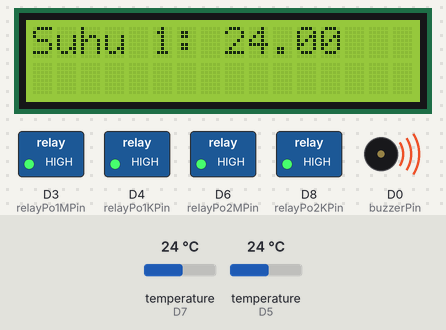
Recording of a sketch running on a simulated ESP8266 (NodeMCU). Parts: 16×2 character LCD, switched loads named in the sketch (green lamp = pin HIGH), buzzer (waves = sounding, pin HIGH). Inputs (shaded band) come from the test bench; at power-on: temperature (sensors on D7, D5) 24 °C. WiFi joins after 1.5 s; servers stay silent unless stated; the local clock reads 2024-03-15 10:24:30 at power-on unless the sketch sets it; what the sketch prints to the serial monitor is not drawn.

Above: at 5.3 s.
5.4 s: temperature (sensor on D7) set to 12 °C
At 6.7 s:
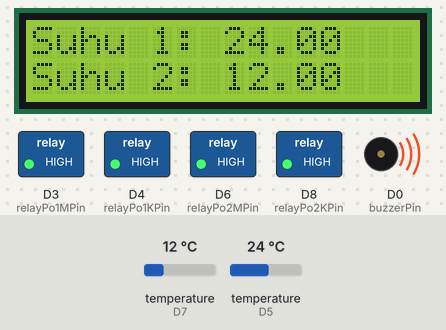
7.6 s: temperature (sensor on D5) set to 19 °C
At 8.4 s:
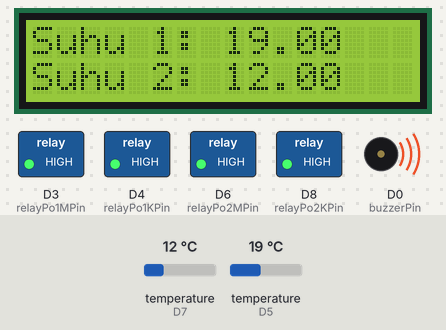
9.7 s: temperature (sensor on D7) set to 28 °C
At 13.1 s:
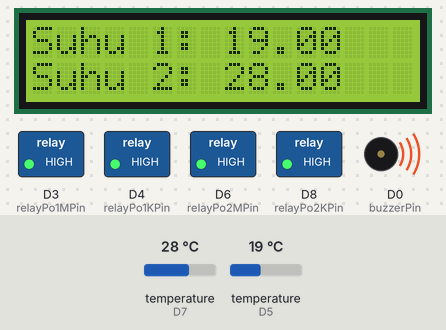
13.4 s: temperature (sensor on D5) set to 33 °C
At 14.8 s:
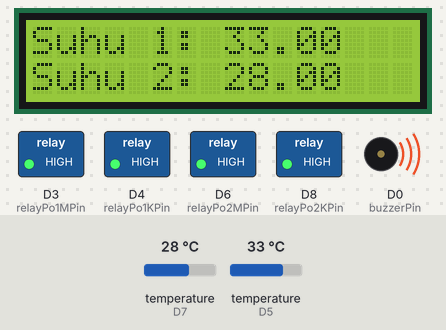
19.5 s: temperature (sensor on D7) set to 41 °C
At 21.4 s:
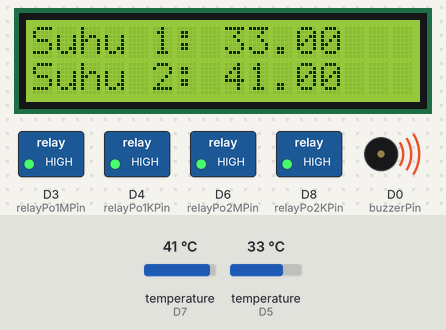
Timing chart, 0 to 22.9 s (numbered marks = the images above; inputs shaded):
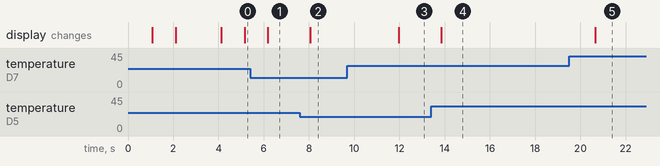

Measured:
- after the input at 5.4 s, the display: changes after 0.78 s (image 1)
- after the input at 7.6 s, the display: changes after 0.46 s (image 2)
- after the input at 9.7 s, the display: changes after 2.3 s (image 3)
- after the input at 13.4 s, the display: changes after 0.45 s (image 4)
- after the input at 19.5 s, the display: changes after 1.2 s (image 5)

The sketch:

SmartAquarium.ino
```cpp
/*
  KUMPULAN PIN-PIN

  PIN RELAY INT1 (POMPA 1 KELUAR) : D4
  PIN RELAY INT2 (POMPA 1 MASUK)  : D3
  PIN RELAY INT3 (POMPA 2 KELUAR) : D8
  PIN RELAY INT4 (POMPA 2 MASUK)  : D6
  PIN BUZZER                      : D0
  PIN DS18B20 Pertama             : D5
  PIN DS18B20 Kedua               : D7
*/

#ifdef ESP32
  #include <WiFi.h>
#else
  #include <ESP8266WiFi.h>
#endif
#include <WiFiClientSecure.h>
#include <UniversalTelegramBot.h>   // Universal Telegram Bot Library written by Brian Lough: https://github.com/witnessmenow/Universal-Arduino-Telegram-Bot
#include <ArduinoJson.h>
#include <OneWire.h>
#include <Wire.h>
#include <LiquidCrystal_I2C.h>

LiquidCrystal_I2C lcd(0x27, 16, 2);
OneWire  ds1(D5);
OneWire  ds2(D7);

// Replace with your network credentials
const char* ssid = "ENTER A VALUE";
const char* password = "ENTER A VALUE";

// Initialize Telegram BOT
#define BOTtoken "ENTER A VALUE"
#define CHAT_ID "ENTER A VALUE"

#ifdef ESP8266
  X509List cert(TELEGRAM_CERTIFICATE_ROOT);
#endif

WiFiClientSecure client;
UniversalTelegramBot bot(BOTtoken, client);

// Checks for new messages every 1 second.
int botRequestDelay = 1000;
unsigned long lastTimeBotRan;

const int buzzerPin = D0;
const int relayPo1MPin = D3;
const int relayPo1KPin = D4;
const int relayPo2MPin = D6;
const int relayPo2KPin = D8;
bool relayState = HIGH;

float celsius1, celsius2;

// Handle what happens when you receive new messages
void handleNewMessages(int numNewMessages) {
  Serial.println("handleNewMessages");
  Serial.println(String(numNewMessages));

  for (int i=0; i<numNewMessages; i++) {
    // Chat id of the requester
    String chat_id = String(bot.messages[i].chat_id);
    if (chat_id != CHAT_ID){
      bot.sendMessage(chat_id, "Unauthorized user", "");
      continue;
    }

    // Print the received message
    String text = bot.messages[i].text;
    Serial.println(text);

    String from_name = bot.messages[i].from_name;

    if (text == "/start") {
      String welcome = "Welcome, " + from_name + ".\n";
      welcome += "Use the following commands to control your outputs.\n\n";
      welcome += "/relay_on to turn GPIO ON \n";
      welcome += "/relay_off to turn GPIO OFF \n";
      bot.sendMessage(chat_id, welcome, "");
    }

  }

}

void setup() {
  lcd.begin();
  //lcd.init();
  lcd.backlight();

  Serial.begin(115200);

  #ifdef ESP8266
    configTime(0, 0, "pool.ntp.org");      // get UTC time via NTP
    client.setTrustAnchors(&cert); // Add root certificate for api.telegram.org
  #endif

  pinMode(buzzerPin, OUTPUT);
  pinMode(relayPo1MPin, OUTPUT);
  pinMode(relayPo1KPin, OUTPUT);
  pinMode(relayPo2MPin, OUTPUT);
  pinMode(relayPo2KPin, OUTPUT);
  digitalWrite(relayPo1MPin, relayState);
  digitalWrite(relayPo1KPin, relayState);
  digitalWrite(relayPo2MPin, relayState);
  digitalWrite(relayPo2KPin, relayState);
  digitalWrite(buzzerPin, HIGH);

  // Connect to Wi-Fi
  WiFi.mode(WIFI_STA);
  WiFi.begin(ssid, password);
  #ifdef ESP32
    client.setCACert(TELEGRAM_CERTIFICATE_ROOT); // Add root certificate for api.telegram.org
  #endif
  while (WiFi.status() != WL_CONNECTED) {
    delay(1000);
    Serial.println("Connecting to WiFi..");
    lcd.setCursor(0,0);
    lcd.print("Connecting..");
  }
  // Print ESP32 Local IP Address
  Serial.println(WiFi.localIP());
  lcd.clear();
  lcd.setCursor(0,0);
  lcd.print(WiFi.localIP());
  lcd.setCursor(0,1);
  lcd.print("ALL CLEAR");
  delay(2000);
  lcd.clear();
}

void displayLCD() {
  ds1Value();
  ds2Value();

  if (celsius1 > 33.00 && celsius2 > 33.00) {

    String message = "LAPORAN STATUS AKUARIUM\n\n";
    message += "SUHU KOLAM 1 : " + String(celsius1) + "°C\n";
    message += "SUHU KOLAM 2 : " + String(celsius2) + "°C\n";
    message += "Keterangan : Suhu akuarium terlalu panas, sistem sedang bekerja.";
    bot.sendMessage(CHAT_ID, message, "");

    digitalWrite(buzzerPin, LOW);
    delay(5000);
    digitalWrite(buzzerPin, HIGH);
    digitalWrite(relayPo1KPin, LOW);
    digitalWrite(relayPo2KPin, LOW);
    delay(3000);
    digitalWrite(relayPo1KPin, HIGH);
    digitalWrite(relayPo2KPin, HIGH);
    digitalWrite(relayPo1MPin, LOW);
    digitalWrite(relayPo2MPin, LOW);
    delay(3000);
    digitalWrite(relayPo1MPin, HIGH);
    digitalWrite(relayPo2MPin, HIGH);
  }

}

void ds1Value(void) {
  byte i1;
  byte present1 = 0;
  byte type_s1;
  byte data1[12];
  byte addr1[8];

  if (!ds1.search(addr1)) {
    ds1.reset_search();
    delay(250);
    return;
  }


  if (OneWire::crc8(addr1, 7) != addr1[7]) {
      Serial.println("CRC is not valid!");
      return;
  }
  Serial.println();

  // the first ROM byte indicates which chip
  switch (addr1[0]) {
    case 0x10:
      type_s1 = 1;
      break;
    case 0x28:
      type_s1 = 0;
      break;
    case 0x22:
      type_s1 = 0;
      break;
    default:
      lcd.clear();
      lcd.setCursor(0,1);
      lcd.print("Not Found");
      delay(2000);
      lcd.clear();
      Serial.println("Device is not a DS18x20 family device.");
      return;
  }

  ds1.reset();
  ds1.select(addr1);
  ds1.write(0x44, 1);        // start conversion, with parasite power on at the end
  delay(1000);
  present1 = ds1.reset();
  ds1.select(addr1);
  ds1.write(0xBE);         // Read Scratchpad

  for (i1 = 0; i1 < 9; i1++) {
    data1[i1] = ds1.read();
  }

  // Convert the data to actual temperature
  int16_t raw1 = (data1[1] << 8) | data1[0];
  if (type_s1) {
    raw1 = raw1 << 3; // 9 bit resolution default
    if (data1[7] == 0x10)
    {
      raw1 = (raw1 & 0xFFF0) + 12 - data1[6];
    }
  } else {
    byte cfg1 = (data1[4] & 0x60);
    if (cfg1 == 0x00) raw1 = raw1 & ~7;  // 9 bit resolution, 93.75 ms
    else if (cfg1 == 0x20) raw1 = raw1 & ~3; // 10 bit res, 187.5 ms
    else if (cfg1 == 0x40) raw1 = raw1 & ~1; // 11 bit res, 375 ms

  }
  celsius1 = (float)raw1 / 16.0;
  Serial.print("  Temperature = ");
  Serial.print(celsius1);
  Serial.print(" Celsius ");
  lcd.setCursor(0,0);
  lcd.print("Suhu 1: " + String(celsius1));

}

void ds2Value(void) {
  byte i2;
  byte present2 = 0;
  byte type_s2;
  byte data2[12];
  byte addr2[8];

  if (!ds2.search(addr2)) {
    ds2.reset_search();
    delay(250);
    return;
  }


  if (OneWire::crc8(addr2, 7) != addr2[7]) {
      Serial.println("CRC is not valid!");
      return;
  }
  Serial.println();

  // the first ROM byte indicates which chip
  switch (addr2[0]) {
    case 0x10:
      type_s2 = 1;
      break;
    case 0x28:
      type_s2 = 0;
      break;
    case 0x22:
      type_s2 = 0;
      break;
    default:
      lcd.clear();
      lcd.setCursor(0,1);
      lcd.print("Not Found");
      delay(2000);
      lcd.clear();
      Serial.println("Device is not a DS18x20 family device.");
      return;
  }

  ds2.reset();
  ds2.select(addr2);
  ds2.write(0x44, 1);        // start conversion, with parasite power on at the end
  delay(1000);
  present2 = ds2.reset();
  ds2.select(addr2);
  ds2.write(0xBE);         // Read Scratchpad

  for (i2 = 0; i2 < 9; i2++) {
    data2[i2] = ds2.read();
  }

  // Convert the data to actual temperature
  int16_t raw2 = (data2[1] << 8) | data2[0];
  if (type_s2) {
    raw2 = raw2 << 3; // 9 bit resolution default
    if (data2[7] == 0x10)
    {
      raw2 = (raw2 & 0xFFF0) + 12 - data2[6];
    }
  } else {
    byte cfg2 = (data2[4] & 0x60);
    if (cfg2 == 0x00) raw2 = raw2 & ~7;  // 9 bit resolution, 93.75 ms
    else if (cfg2 == 0x20) raw2 = raw2 & ~3; // 10 bit res, 187.5 ms
    else if (cfg2 == 0x40) raw2 = raw2 & ~1; // 11 bit res, 375 ms

  }
  celsius2 = (float)raw2 / 16.0;
  Serial.print("  Temperature = ");
  Serial.print(celsius2);
  Serial.print(" Celsius ");
  lcd.setCursor(0,1);
  lcd.print("Suhu 2: " + String(celsius2));

}


void loop() {
  displayLCD();

  if (millis() > lastTimeBotRan + botRequestDelay)  {
    int numNewMessages = bot.getUpdates(bot.last_message_received + 1);

    while(numNewMessages) {
      Serial.println("got response");
      handleNewMessages(numNewMessages);
      numNewMessages = bot.getUpdates(bot.last_message_received + 1);
    }
    lastTimeBotRan = millis();
  }
}
```
